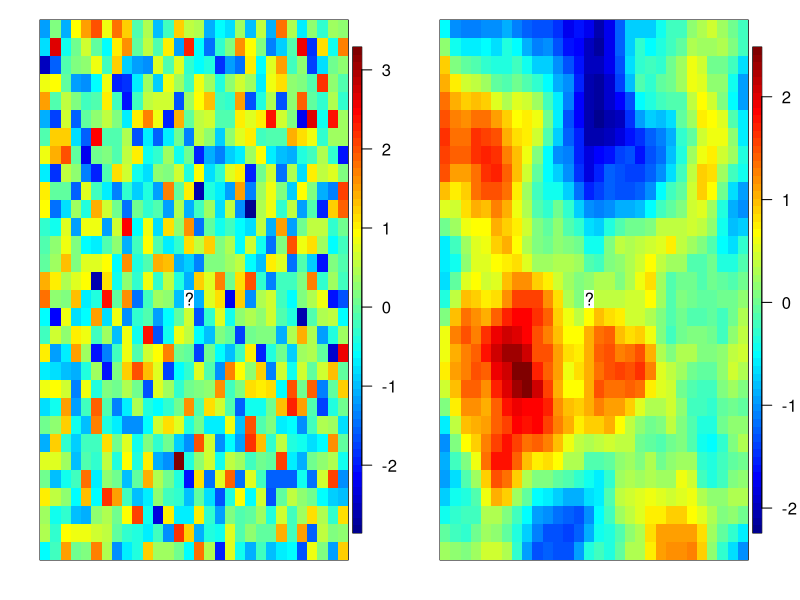
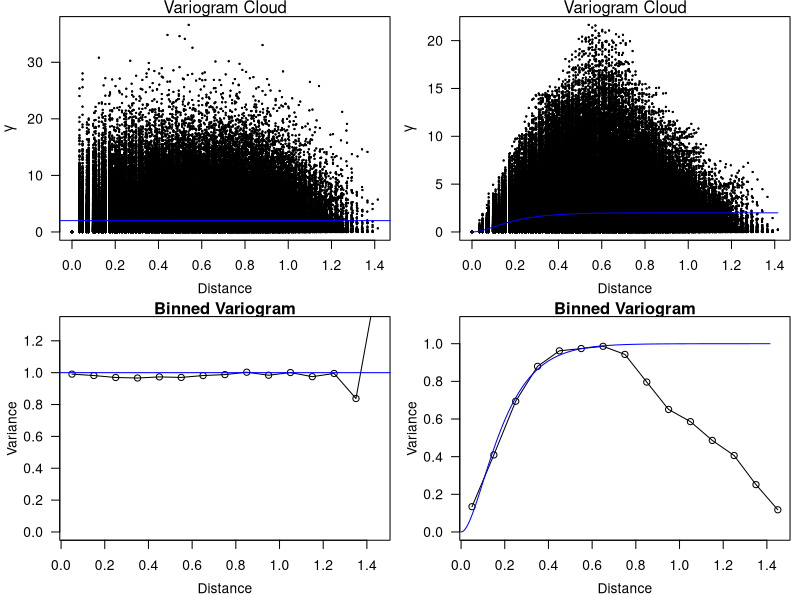
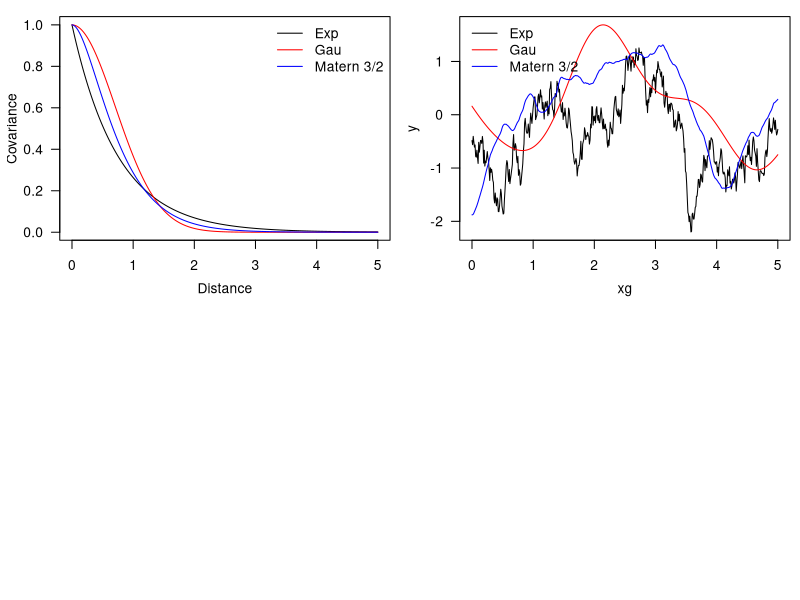
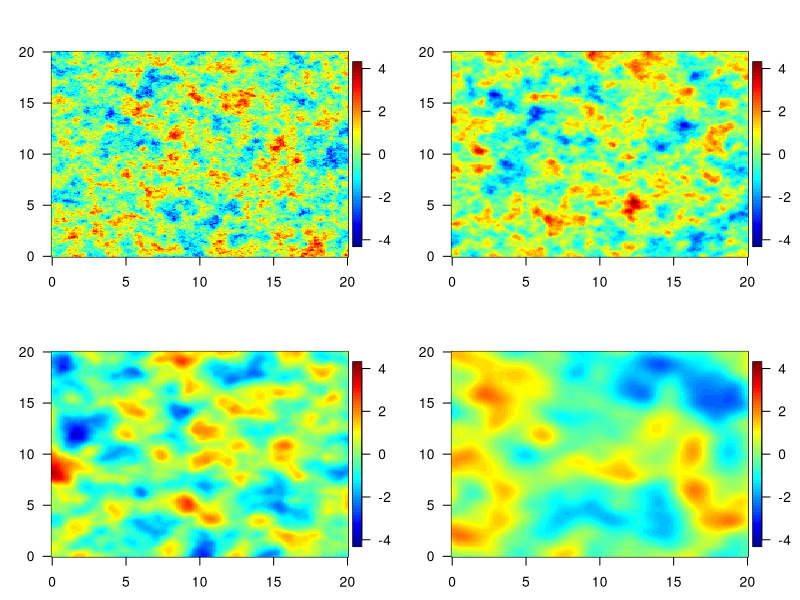
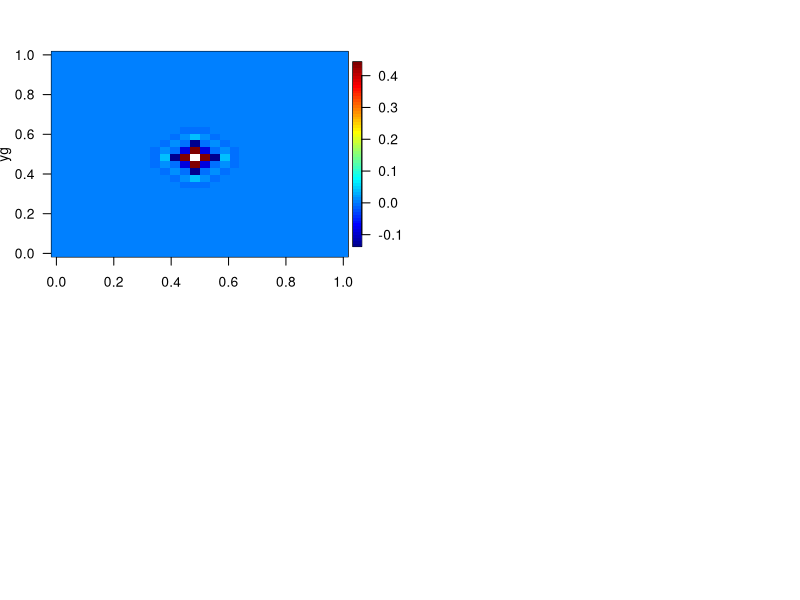
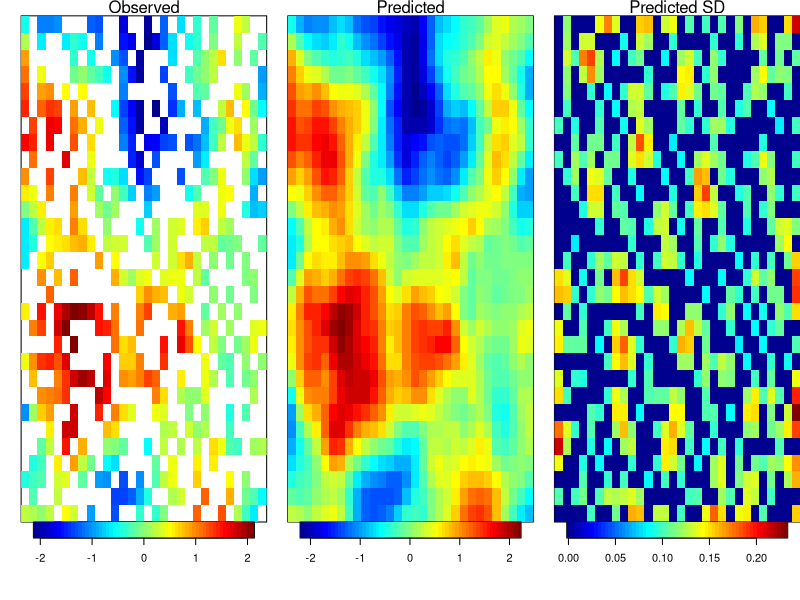

Reproduce these figures in R, in order.
## ---- chunk 1
knitr::opts_chunk$set(echo = TRUE)
## ---- chunk 2
N = 30
xg <- yg <- seq(0, 1, length = N)
locs <- expand.grid(xg, yg)

par(mfrow = c(1, 2), mar = c(2, 2, 1, 0.6),
    mgp = c(2.4, 1, 0), las = 1)

## Case 1: No Spatial Pattern 
set.seed(123)
y1 <- array(rnorm(n = N^2), dim = c(N, N))
y1[N / 2, N / 2] <- NA
which(is.na(y1) == 1)
library(fields)
image.plot(xg, yg, y1, xlab = "", ylab = "", xaxt = "n", yaxt = "n")
text(xg[N / 2], yg[N / 2], "?")

## Case 2: A Smooth Spatial Image
library(MASS)
cov.Matern <- function(h, pars) Matern(h, phi = pars[1], range = pars[2], smoothness = pars[3])
dist <- rdist(locs)
Sigma_Matern <- cov.Matern(dist, c(1, 0.1, 1.5))
set.seed(123)
y2 <- array(mvrnorm(n = 1, rep(0, N^2), Sigma_Matern), dim = c(N, N))
y2[N / 2,  N / 2] <- NA
which(is.na(y2) == 1)
image.plot(xg, yg, y2, xlab = "", ylab = "", xaxt = "n", yaxt = "n")
text(xg[N / 2], yg[N / 2], "?")
## ---- chunk 3
gamma1 <- array(dim = c(N^2, N^2))
system.time(for (i in 1:N^2) {
  for (j in 1:N^2) {
    gamma1[i, j] <- (c(y1)[i] - c(y1)[j])^2
  }
})
system.time(gamma1 <- outer(c(y1), c(y1), FUN = "-")^2)
gamma2 <- outer(c(y2), c(y2), FUN = "-")^2

par(mfrow = c(2, 2), mar = c(3.6, 3.6, 1, 0.6),
    mgp = c(2.4, 1, 0), las = 1)
plot(dist, gamma1, cex = 0.2, xlab = "Distance", ylab = expression(gamma))
abline(h = 2 * 1, col = "blue")
mtext("Variogram Cloud")

plot(dist, gamma2, cex = 0.2, xlab = "Distance", ylab = expression(gamma))
dgrid <- seq(0, sqrt(2), 0.001)
lines(dgrid, 2 * (1 - cov.Matern(dgrid, c(1, 0.1, 1.5))),
      col = "blue")
mtext("Variogram Cloud")

vargram1 <- vgram(locs, c(y1), N = 30)
plot(vargram1, ylim = c(0, 1.3), main = "Binned Variogram")
abline(h = 1, col = "blue")

vargram2 <- vgram(locs, c(y2), N = 30)
plot(vargram2, ylim = c(0, 1.1), main = "Binned Variogram")
lines(dgrid, 1 - cov.Matern(dgrid, c(1, 0.1, 1.5)), col = "blue")
## ---- chunk 4
# Commonly Used Covariance Functions 
cov.exp <- function(h, pars) pars[1] * exp(-h / pars[2])
cov.doubleExp <- function(h, pars) pars[1] * exp(-(h / pars[2])^2)

xg <- seq(0, 5, 0.01)
c_exp <- cov.exp(xg, c(1, 0.75))
c_doubleExp <- cov.doubleExp(xg, c(1, 1))
c_Matern <- cov.Matern(xg, c(1, 0.4, 1.5))

plot(xg, c_exp, type = "l", ylab = "Covariance", xlab = "Distance", las = 1)
lines(xg, c_doubleExp, col = "red")
lines(xg, c_Matern, col = "blue")
legend("topright", legend = c("Exp", "Gau", "Matern 3/2"),
       col = c("black", "red", "blue"), lty = 1, bty = "n")

Sigma_exp <- cov.exp(rdist(xg), c(1, 0.75))
Sigma_doubleExp <- cov.doubleExp(rdist(xg), c(1, 1))
Sigma_Matern <- cov.Matern(rdist(xg), c(1, 0.4, 1.5))
library(MASS)
set.seed(123)
sim_exp_1d <- mvrnorm(n = 1, rep(0, 501), Sigma_exp)
set.seed(123)
sim_doubleExp_1d <- mvrnorm(n = 1, rep(0, 501), Sigma_doubleExp)
set.seed(123)
sim_Matern_1d <- mvrnorm(n = 1, rep(0, 501), Sigma_Matern)

plot(xg, sim_exp_1d, type = "l", ylim = range(sim_exp_1d, sim_doubleExp_1d,
                                              sim_Matern_1d), 
     ylab = "y", las = 1)
lines(xg, sim_doubleExp_1d, col = "red") 
lines(xg, sim_Matern_1d, col = "blue") 
legend("topleft", legend = c("Exp", "Gau", "Matern 3/2"),
       col = c("black", "red", "blue"), lty = 1, bty = "n")
## ---- chunk 5
grid <- list(x = seq(0, 20, len = 200), y = seq(0, 20, len = 200))
nu <- c(0.5, 1, 2.5, 5)
obj <- list()
for (i in 1:4) obj[[i]] <- matern.image.cov(grid = grid, theta = 0.5,
                                            smoothness = nu[i], setup = TRUE)
set.seed(2021)
sim <- lapply(obj, sim.rf)
set.panel(2, 2)
par(mar = c(2.6, 3.1, 3.1, 0.6), las = 1)
for (i in 1:4) {
  image.plot(grid$x, grid$y, sim[[i]], zlim = c(-4.25, 4.25), xlab = "", ylab = "")
}
## ---- chunk 6
Sigma_Matern <- cov.Matern(dist, c(1, 0.1, 1.5))
set.seed(123)
y2 <- array(mvrnorm(n = 1, rep(0, N^2), Sigma_Matern), dim = c(N, N))
y2[N / 2,  N / 2] <- NA

# k Vector
k <- Sigma_Matern[435, -435]

# Sigma Matrix
Sigma <- Sigma_Matern[-435, -435]

# y Vector
y <- y2[-435]

## Prediction
system.time(y0_hat <- t(k) %*% solve(Sigma) %*% y)
system.time(y0_hat_faster <-  t(k) %*% solve(Sigma, y))

## Prediction Uncertainty
system.time(var_y0_hat <- Sigma_Matern[435, 435] - t(k) %*% solve(Sigma) %*% k)
system.time(Sigma_Matern[435, 435] - t(k) %*% solve(Sigma, k))

w <- t(k) %*% solve(Sigma)
weight_map <- array(c(w[1, 1:434], NA, w[1, 435:899]),
                    dim = c(30, 30))
xg <- yg <- seq(0, 1, length = N)
image.plot(xg, yg, weight_map)
## ---- chunk 7
N = 30
xg <- yg <- seq(0, 1, length = N)
locs <- expand.grid(xg, yg); dist <- rdist(locs)
Sigma_Matern <- cov.Matern(dist, c(1, 0.1, 1.5))
set.seed(123)
y2 <- array(mvrnorm(n = 1, rep(0, N^2), Sigma_Matern), dim = c(N, N))
y2_vec <- c(y2)
set.seed(123)
rm <- sample(1:(N^2), 0.5 * N^2)
y2_vec[rm] <- NA
y2_rm <- array(y2_vec, dim = c(N, N))

# k Matrix
k <- Sigma_Matern[-rm, rm]

# Sigma Matrix
Sigma <- Sigma_Matern[-rm, -rm]

# y Vector
y <- y2_rm[-rm]

## Prediction
system.time(y0_hat <- t(k) %*% solve(Sigma) %*% y)
system.time(y0_hat_faster <-  t(k) %*% solve(Sigma, y))

## Prediction Uncertainty
system.time(var_y0_hat <- Sigma_Matern[rm, rm] - t(k) %*% solve(Sigma) %*% k)
system.time(Sigma_Matern[rm, rm] - t(k) %*% solve(Sigma, k))

par(mfrow = c(1, 3), mar = c(0, 1.6, 1.2, 0),
    mgp = c(2.4, 1, 0), las = 1)
image.plot(xg, yg, y2_rm, xlab = "", ylab = "", xaxt = "n", yaxt = "n", horizontal = T, legend.width = 0.8,
           legend.line = 1)
mtext("Observed")

y2_pred <- y2_rm
y2_pred[rm] <- y0_hat[, 1]
image.plot(xg, yg, y2_pred, xlab = "", ylab = "", xaxt = "n", yaxt = "n", horizontal = T, legend.width = 0.8,
           legend.line = 1)
mtext("Predicted")

con_sd <- sqrt(diag(var_y0_hat))
condSD <- array(0, dim = c(N, N))
temp <- c(condSD); temp[rm] <- con_sd
condSD <- array(temp, dim = c(N, N))

image.plot(xg, yg, matrix(condSD, N, N), xlab = "", ylab = "", xaxt = "n", yaxt = "n", horizontal = T, legend.width = 0.8, legend.line = 1)
mtext("Predicted SD")
